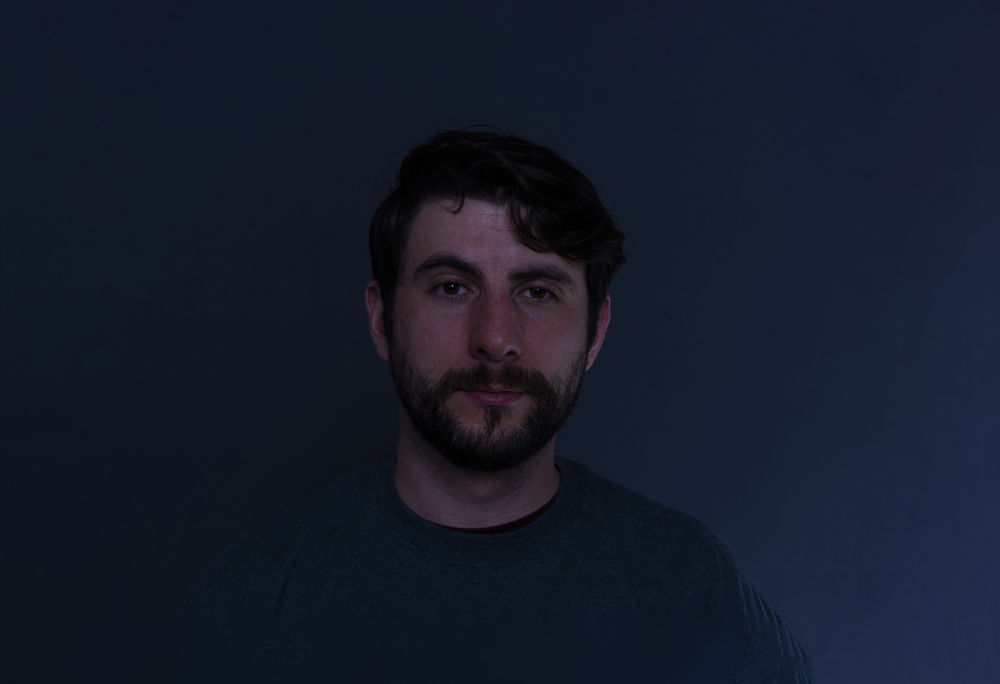
%> input picture MD_scanner_computer_2022-05-17/Images_PILOT/Face1_L.png, 1000 x 684 px, shrunk from 2138 x 1462 before the run
$ octave Step3_DepthEstimation.m   (GNU Octave 9; MATLAB toolbox functions it lacks are replaced by stand-ins)
%> lines starting %> are read from the running program, lines starting %| are printed output that depends on the picture
% get variable naes from VariableNames.m

I1 = imread('C:\Users\edeligia\Documents\GitHub\fMRI_3DFaces_MD_2021\Experiment\Images_PILOT\Face1_L.png'); % left
%> I1 is the input picture: size 684x1000x3 uint8; mean R, G, B 20.9, 26.8, 41.4
I2 = imread('C:\Users\edeligia\Documents\GitHub\fMRI_3DFaces_MD_2021\Experiment\Images_PILOT\Face1_R.png'); % right
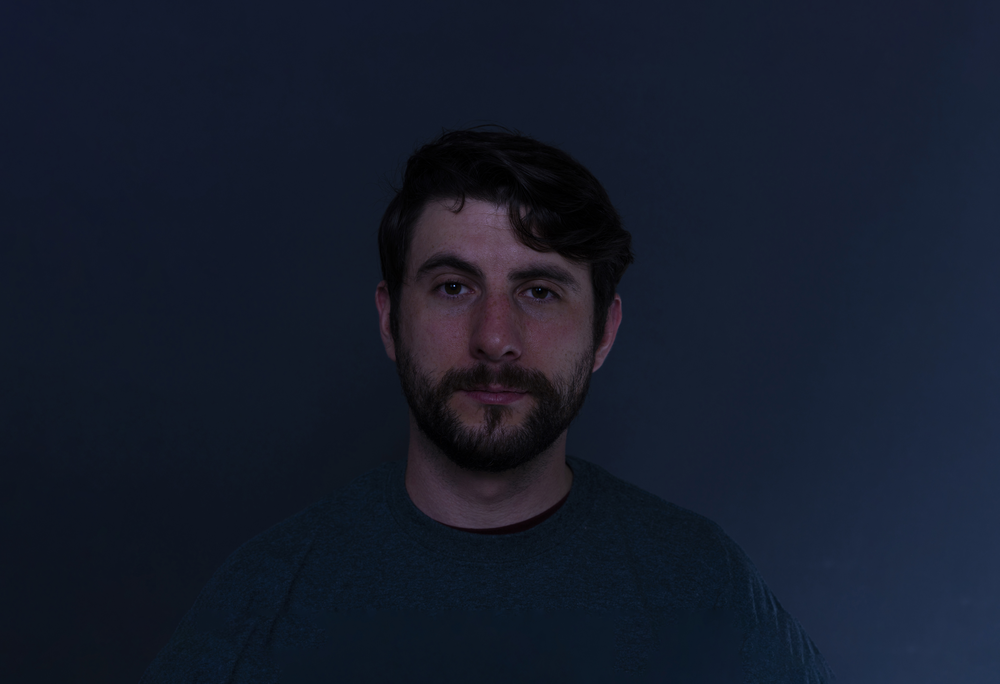
%> input picture MD_scanner_computer_2022-05-17/Images_PILOT/Face1_R.png, 1000 x 684 px, shrunk from 2138 x 1462 before the run
%> I2 is the input picture: size 684x1000x3 uint8; mean R, G, B 21.3, 27.9, 43.4

frameLeftGray  = rgb2gray(I1);
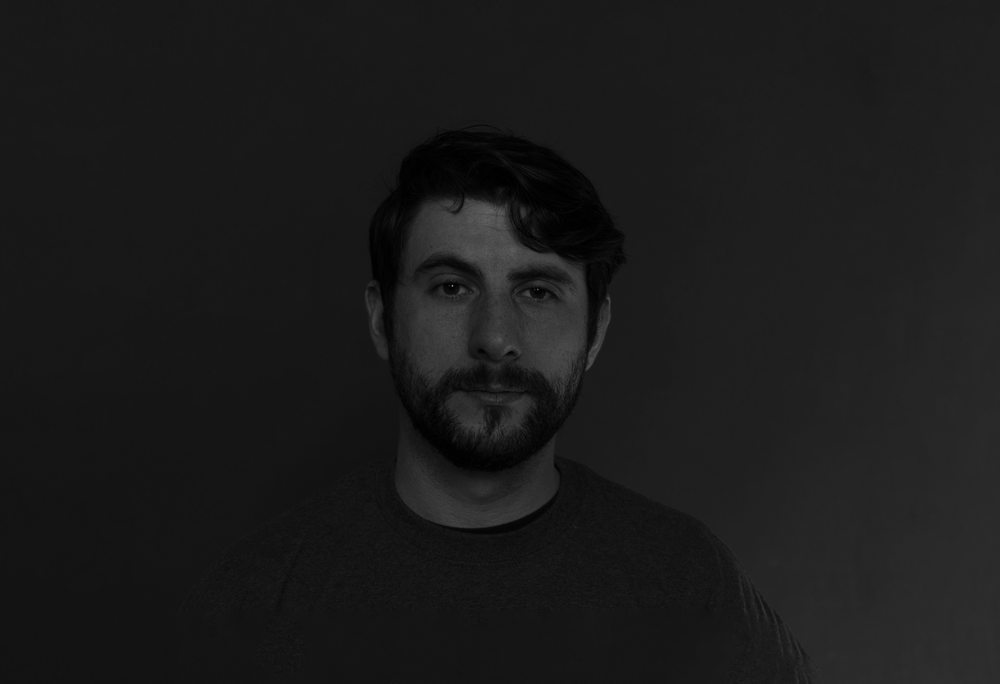
%> frameLeftGray: size 684x1000 uint8; min 0, max 144, mean 26.8
frameRightGray = rgb2gray(I2);

frameLeftGray = histeq(frameLeftGray); % scale contrast here? ... up the contrast
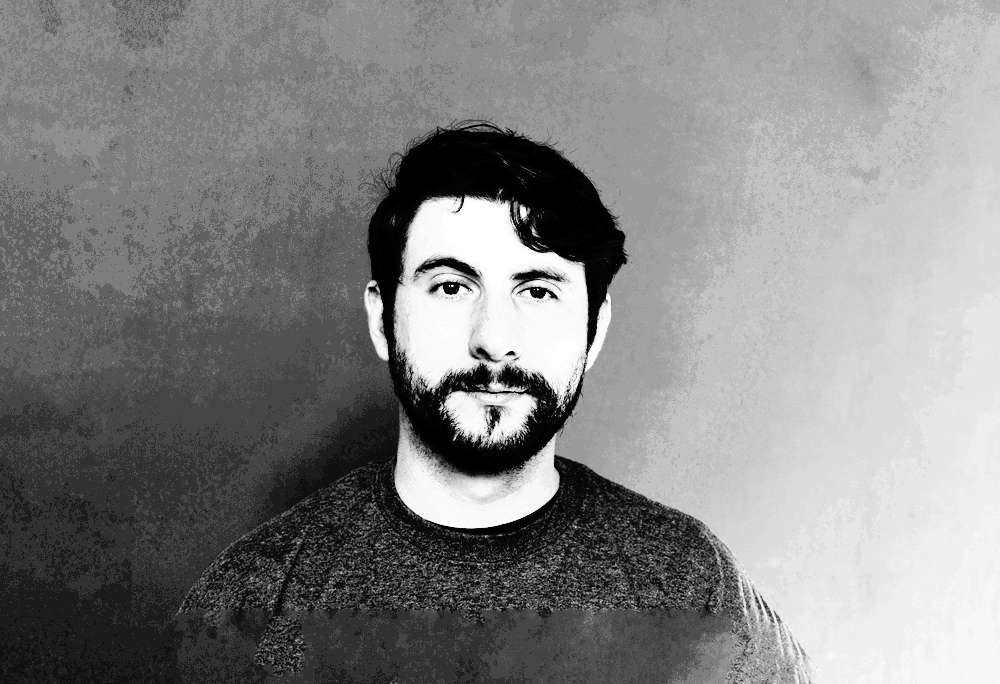
%> frameLeftGray: size 684x1000 uint8; min 0, max 255, mean 132
frameRightGray = histeq(frameRightGray);
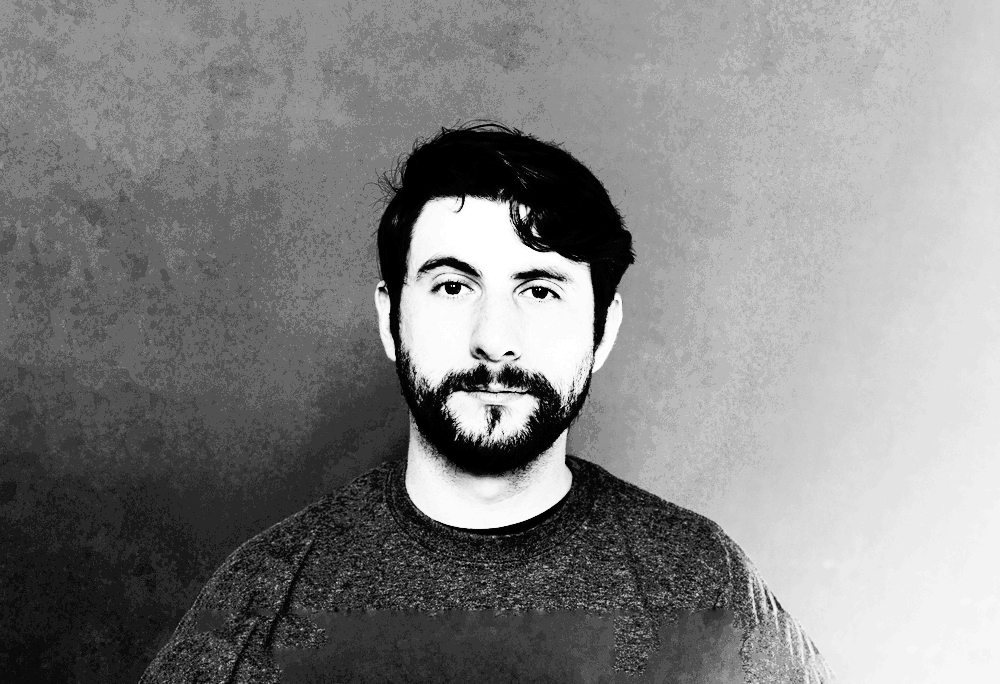
%> frameRightGray: size 684x1000 uint8; min 0, max 255, mean 131.5

%> (the run ends here)
